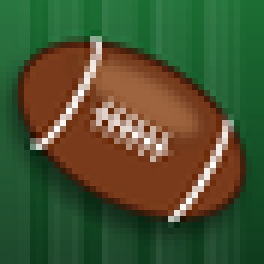
#> input picture uwp/Assets/Square44x44Logo.png, 44 x 44 px (shown 6 times larger)
$ python make_cover_assets.py Assets/Square44x44Logo.png out.png
#> lines starting #> are read from the running program, lines starting #| are printed output that depends on the picture
"""Render the UWP tile/logo assets from your own square cover image.

    python uwp/make_cover_assets.py cover.png <Assets directory>

Box art is not stored in this repository; build_uwp.ps1 -Cover (or a
cover.png/cover.jpg inside ncaa10-input.zip) runs this on the package layout,
replacing the default icons in uwp/Assets.
"""
import sys
from pathlib import Path
from PIL import Image


def square(cover, px):
    return cover.resize((px, px), Image.LANCZOS)


def wide(cover, w, h):
    # Edge to edge: a full-width band from near the top of the cover (the
    # player's helmet and shoulders on box art), no letterboxing.
    art = cover.resize((w, w), Image.LANCZOS)
    top = min(int(w * 0.04), w - h)
    return art.crop((0, top, w, top + h))


def main():
    cover = Image.open(sys.argv[1]).convert('RGB')
    side = min(cover.size)
#> side = 44
    cover = cover.crop(((cover.width - side) // 2, (cover.height - side) // 2,
                        (cover.width + side) // 2, (cover.height + side) // 2))
    out = Path(sys.argv[2])
    out.mkdir(parents=True, exist_ok=True)
    for name, px in (('StoreLogo.png', 50), ('Square44x44Logo.png', 44),
                     ('Square150x150Logo.png', 150), ('Square310x310Logo.png', 310)):
        square(cover, px).save(out / name)
#> this loop made 4 passes
#> pass 1, in main, `square(cover, px).save(out / name)`:
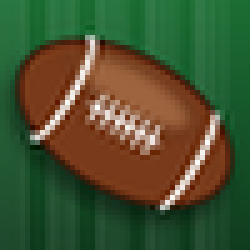
#> saved as StoreLogo.png: PIL image 50x50 RGB (shown 5 times larger); mean R, G, B 71.8, 83.1, 48.1
    wide(cover, 310, 150).save(out / 'Wide310x150Logo.png')
#> in wide, `art = cover.resize((w, w), Image.LANCZOS)`:
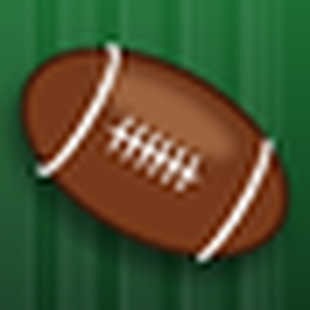
#> art: PIL image 310x310 RGB; mean R, G, B 71.8, 83.1, 48.2
#> in wide, `return art.crop((0, top, w, top + h))`:
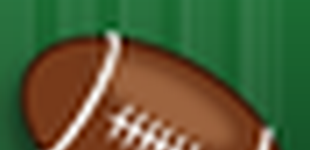
#> returned value: PIL image 310x150 RGB; mean R, G, B 82.3, 93.9, 54.9
    wide(cover, 620, 300).save(out / 'SplashScreen.png')
    print('cover assets written to', out)


if __name__ == '__main__':
    main()
